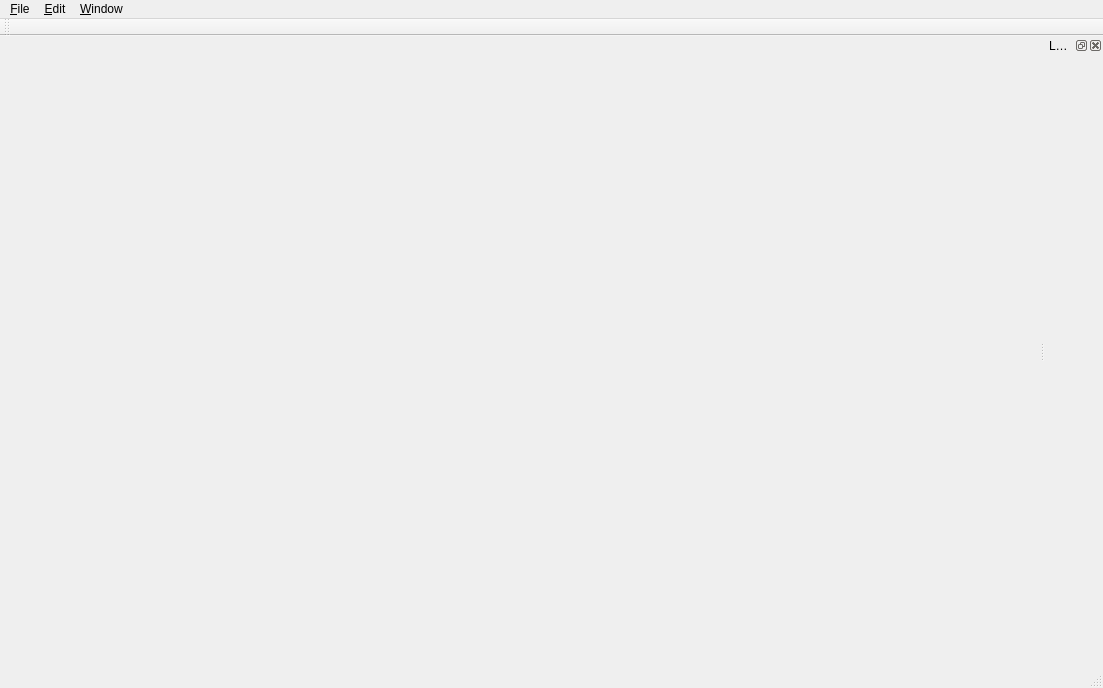
<?xml version="1.0" encoding="UTF-8"?>
<ui version="4.0">
 <class>MainWindow</class>
 <widget class="QMainWindow" name="MainWindow">
  <property name="geometry">
   <rect>
    <x>0</x>
    <y>0</y>
    <width>1103</width>
    <height>688</height>
   </rect>
  </property>
  <property name="windowTitle">
   <string>TestApp</string>
  </property>
  <widget class="QWidget" name="centralWidget"/>
  <widget class="QDockWidget" name="dockWidget">
   <property name="windowTitle">
    <string>Layers</string>
   </property>
   <attribute name="dockWidgetArea">
    <number>2</number>
   </attribute>
   <widget class="QWidget" name="dockWidgetContents"/>
  </widget>
  <widget class="QMenuBar" name="menuBar">
   <property name="geometry">
    <rect>
     <x>0</x>
     <y>0</y>
     <width>1103</width>
     <height>23</height>
    </rect>
   </property>
   <widget class="QMenu" name="menuWindow">
    <property name="title">
     <string>&amp;Window</string>
    </property>
   </widget>
   <widget class="QMenu" name="menuFile">
    <property name="title">
     <string>&amp;File</string>
    </property>
    <addaction name="actionExit"/>
   </widget>
   <widget class="QMenu" name="menu_Edit">
    <property name="title">
     <string>&amp;Edit</string>
    </property>
   </widget>
   <addaction name="menuFile"/>
   <addaction name="menu_Edit"/>
   <addaction name="menuWindow"/>
  </widget>
  <widget class="QStatusBar" name="statusBar"/>
  <widget class="QToolBar" name="toolBar">
   <property name="windowTitle">
    <string>toolBar</string>
   </property>
   <attribute name="toolBarArea">
    <enum>TopToolBarArea</enum>
   </attribute>
   <attribute name="toolBarBreak">
    <bool>false</bool>
   </attribute>
  </widget>
  <action name="actionExit">
   <property name="text">
    <string>E&amp;xit</string>
   </property>
   <property name="shortcut">
    <string>Ctrl+X</string>
   </property>
  </action>
 </widget>
 <layoutdefault spacing="6" margin="11"/>
 <resources/>
 <connections/>
</ui>
